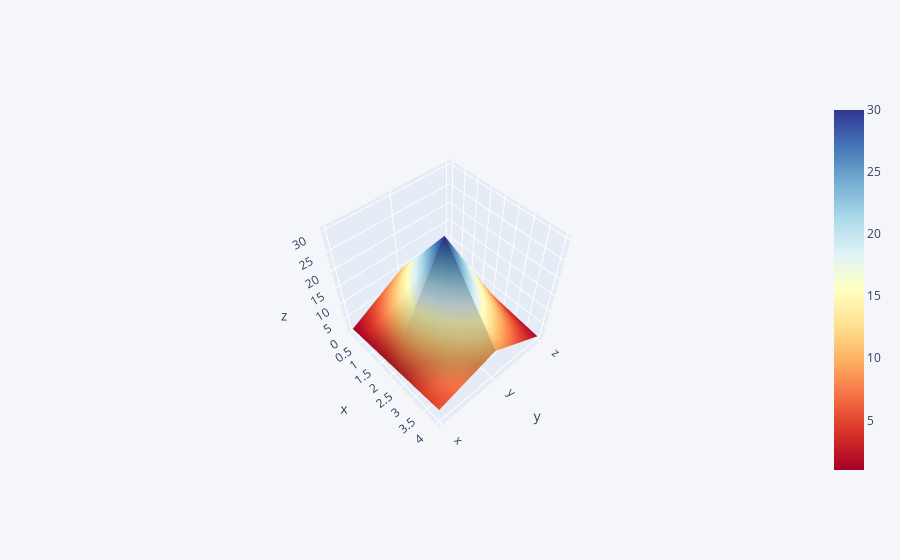

Notebook source saved alongside this figure:
### Code cell
df3.iplot(kind='surface',colorscale='rdylbu')

### Figure 1 — Plotly figure (JSON) as saved in the notebook; plotly's stock layout.template omitted (floating-point values rounded to 4 significant figures)
{"data": [{"colorscale": [[0, "rgb(165,0,38)"], [0.1, "rgb(215,48,39)"], [0.2, "rgb(244,109,67)"], [0.3, "rgb(253,174,97)"], [0.4, "rgb(254,224,144)"], [0.5, "rgb(255,255,191)"], [0.6, "rgb(224,243,248)"], [0.7, "rgb(171,217,233)"], [0.8, "rgb(116,173,209)"], [0.9, "rgb(69,117,180)"], [1, "rgb(49,54,149)"]], "type": "surface", "x": [0, 1, 2, 3, 4], "y": ["x", "y", "z"], "z": [[1, 2, 3, 4, 5], [10, 20, 30, 20, 10], [5, 4, 3, 2, 1]]}], "layout": {"autosize": true, "legend": {"bgcolor": "#F5F6F9", "font": {"color": "#4D5663"}}, "paper_bgcolor": "#F5F6F9", "plot_bgcolor": "#F5F6F9", "scene": {"aspectmode": "auto", "aspectratio": {"x": 1, "y": 1, "z": 1}, "camera": {"center": {"x": 0, "y": 0, "z": 0}, "eye": {"x": 1.423, "y": -1.29, "z": 2.238}, "projection": {"type": "perspective"}, "up": {"x": 0, "y": 0, "z": 1}}}, "title": {"font": {"color": "#4D5663"}}, "xaxis": {"gridcolor": "#E1E5ED", "showgrid": true, "tickfont": {"color": "#4D5663"}, "title": {"font": {"color": "#4D5663"}, "text": ""}, "zerolinecolor": "#E1E5ED"}, "yaxis": {"gridcolor": "#E1E5ED", "showgrid": true, "tickfont": {"color": "#4D5663"}, "title": {"font": {"color": "#4D5663"}, "text": ""}, "zerolinecolor": "#E1E5ED"}}}
